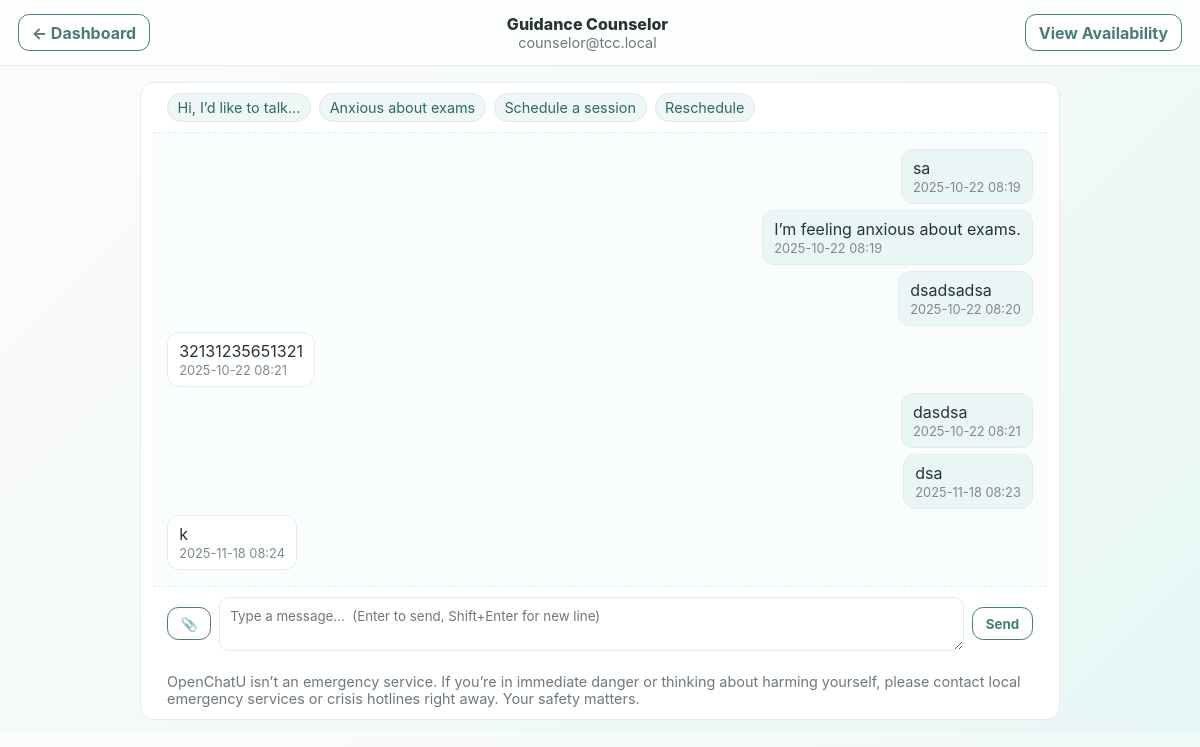
The app's page /thread.php?with=2 (signed in) with its own data.
### tables this page shows
CREATE TABLE `users` (
  `user_id` int(11) NOT NULL,
  `full_name` varchar(100) NOT NULL,
  `email` varchar(100) NOT NULL,
  `password_hash` varchar(255) DEFAULT NULL,
  `role` enum('student','counselor','admin') NOT NULL DEFAULT 'student',
  `gender` varchar(10) DEFAULT NULL,
  `age` int(11) DEFAULT NULL,
  `civil_status` varchar(20) DEFAULT NULL,
  `year_level` varchar(20) DEFAULT NULL,
  `school_id_path` varchar(255) DEFAULT NULL,
  `course` varchar(100) DEFAULT NULL,
  `created_at` timestamp NOT NULL DEFAULT current_timestamp(),
  `verification_status` enum('pending','approved','rejected') NOT NULL DEFAULT 'pending',
  `id_file_path` varchar(255) DEFAULT NULL
);

CREATE TABLE `messages` (
  `message_id` int(11) NOT NULL,
  `sender_id` int(11) NOT NULL,
  `receiver_id` int(11) NOT NULL,
  `message` text NOT NULL,
  `attachment_path` varchar(255) DEFAULT NULL,
  `attachment_mime` varchar(100) DEFAULT NULL,
  `sent_at` timestamp NOT NULL DEFAULT current_timestamp(),
  `read_at` datetime DEFAULT NULL,
  `attachment_type` varchar(64) DEFAULT NULL,
  `attachment_name` varchar(255) DEFAULT NULL
);

### thread.php (the view, shortened to what this page needs)
<?php
require_once __DIR__ . '/db_connect.php';
$me   = (int)($_SESSION['user_id'] ?? 0);
$role = (string)($_SESSION['role'] ?? '');
$with = (int)($_GET['with'] ?? 0);
$peer = ['full_name'=>'','email'=>''];
$st = $conn->prepare("SELECT full_name,email FROM users WHERE user_id=? LIMIT 1");
$st->bind_param('i',$with); $st->execute();
if ($r = $st->get_result()->fetch_assoc()) $peer = $r; else { http_response_code(404); echo "User not found"; exit; }
function col_exists(mysqli $c, string $t, string $col): bool {
  $q=$c->prepare("SELECT 1 FROM information_schema.COLUMNS WHERE TABLE_SCHEMA=DATABASE() AND TABLE_NAME=? AND COLUMN_NAME=? LIMIT 1");
  $q->bind_param('ss',$t,$col); $q->execute(); $q->store_result();
  $ok=$q->num_rows>0; $q->close(); return $ok;
}
function message_pk(mysqli $c): string {
  if (col_exists($c,'messages','message_id')) return 'message_id';
  return 'message_id';
}
$pk = message_pk($conn);
$have_path = col_exists($conn,'messages','attachment_path');
$have_type = col_exists($conn,'messages','attachment_type');
$have_name = col_exists($conn,'messages','attachment_name');
$SEL_PATH = $have_path ? "attachment_path" : "NULL AS attachment_path";
$SEL_TYPE = $have_type ? "attachment_type" : "NULL AS attachment_type";
$SEL_NAME = $have_name ? "attachment_name" : "NULL AS attachment_name";
$msgs = [];
$q = $conn->prepare("
  SELECT $pk AS message_id, sender_id, message, sent_at,
         $SEL_PATH, $SEL_TYPE, $SEL_NAME
  FROM messages
  WHERE (sender_id=? AND receiver_id=?)
     OR (sender_id=? AND receiver_id=?)
  ORDER BY message_id ASC
  LIMIT 400
");
$q->bind_param('iiii', $me,$with,$with,$me);
$q->execute(); $rs=$q->get_result();
while($row=$rs->fetch_assoc()) $msgs[]=$row;
?>
<!doctype html>
<html>
<head>
</head>
<body>
<header>
  <a class="btn" href="<?= $role==='student'?'student.php':'dashboard.php' ?>">← Dashboard</a>
  <div style="text-align:center">
    <div style="font-weight:800"><?= htmlspecialchars($peer['full_name']?:'User') ?></div>
    <div class="note"><?= htmlspecialchars($peer['email']) ?></div>
  </div>
  <?php if ($role==='student'): ?>
    <a class="btn" href="view_availability.php?counselor_id=<?= $with ?>">View Availability</a>
  <?php else: ?>
    <span></span>
  <?php endif; ?>
</header>
<main class="card">
  <div class="pillbar">
    <span class="pill">Hi, I’d like to talk…</span>
    <span class="pill">Anxious about exams</span>
    <span class="pill">Schedule a session</span>
    <span class="pill">Reschedule</span>
  </div>
  <div id="thread" class="thread" aria-live="polite">
    <?php foreach ($msgs as $m): $mine=((int)$m['sender_id']===$me); ?>
      <div class="bubbleWrap <?= $mine?'mine theirsX':'theirs mineX' ?>">
        <div class="bubble">
          <?php if (trim((string)$m['message'])!==''): ?>
            <div><?= nl2br(htmlspecialchars($m['message'])) ?></div>
          <?php endif; ?>
          <div class="ts"><?= htmlspecialchars(date('Y-m-d H:i', strtotime($m['sent_at']))) ?></div>
        </div>
      </div>
    <?php endforeach; ?>
  </div>
  <div class="composer">
    <button id="attach" class="btn" type="button" title="Attach file">📎</button>
    <textarea id="msg" placeholder="Type a message…  (Enter to send, Shift+Enter for new line)"></textarea>
    <button id="send" class="btn">Send</button>
  </div>
  <div class="pad note">
    OpenChatU isn’t an emergency service. If you’re in immediate danger or thinking about harming yourself, please contact local emergency services or crisis hotlines right away. Your safety matters.
  </div>
</main>
</body>
</html>

### thread.php (style rules this page uses)
:root { --ink:#243635;--muted:#5f6f6d;--brand:#4a7c77;--line:#e6eceb;--bg:#f2fbf8 }
* { box-sizing:border-box;margin:0;padding:0;font-family:'Inter',system-ui,Segoe UI,Roboto,Arial }
body { background:linear-gradient(135deg,#fdfcfb,#e7f7f5);color:var(--ink) }
header { display:flex;justify-content:space-between;align-items:center;padding:14px 18px;border-bottom:1px solid var(--line);background:#ffffffcc }
.btn { border:1.5px solid var(--brand);color:var(--brand);background:#fff;padding:.45rem .8rem;border-radius:.7rem;font-weight:700;text-decoration:none;cursor:pointer }
main { max-width:920px;margin:16px auto;padding:0 12px }
.card { border:1px solid var(--line);border-radius:14px;background:#fff;margin-bottom:12px }
.pad { padding:12px 14px }
.pillbar { display:flex;gap:8px;flex-wrap:wrap;border-bottom:1px dashed var(--line);padding:10px 14px }
.pill { background:#eef7f6;border:1px solid #d9ecea;color:#2e6964;border-radius:999px;padding:.3rem .6rem;font-size:.9rem }
.thread { max-height:60vh;overflow:auto;padding:10px 14px;background:#f9fefc }
.composer { display:flex;gap:8px;align-items:center;padding:10px 14px;border-top:1px dashed var(--line) }
.composer textarea { flex:1;min-height:44px;padding:10px;border:1px solid var(--line);border-radius:10px }
.bubbleWrap { display:flex;margin:6px 0 }
.bubble { max-width:70%;padding:.5rem .7rem;border-radius:12px;border:1px solid var(--line) }
.mine { justify-content:flex-end }
.mine .bubble { background:#eaf6f5 }
.theirs .bubble { background:#fff }
.ts { font-size:.8rem;color:#7b8c8a;margin-top:2px }
.note { color:#6b7a78;font-size:.9rem }

### records on screen
users: full_name "Guidance Counselor", email "counselor@tcc.local"
messages: message "sa", sent_at "2025-10-22 08:19"
messages: message "I’m feeling anxious about exams.", sent_at "2025-10-22 08:19"
messages: message "dsadsadsa", sent_at "2025-10-22 08:20"
messages: message "32131235651321", sent_at "2025-10-22 08:21"
messages: message "dasdsa", sent_at "2025-10-22 08:21"
messages: message "dsa", sent_at "2025-11-18 08:23"
messages: message "k", sent_at "2025-11-18 08:24"
